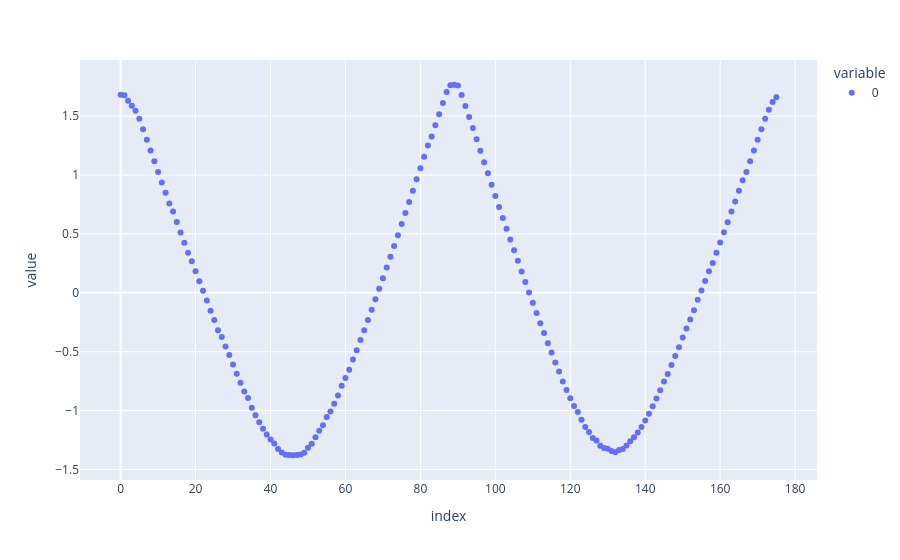

The notebook cell saved with this chart:
### Code cell
import plotly.express as px
px.scatter(ts[0,0]['Data'
])

### Figure 1 — Plotly figure (JSON) as saved in the notebook; plotly's stock layout.template omitted (floating-point values rounded to 4 significant figures; data arrays with more than 128 entries replaced by an {"elided": "..."} marker saying what was removed)
{"data": [{"hovertemplate": "variable=0<br>index=%{x}<br>value=%{y}<extra></extra>", "legendgroup": "0", "marker": {"color": "#636efa", "symbol": "circle"}, "mode": "markers", "name": "0", "orientation": "v", "showlegend": true, "type": "scatter", "x": {"elided": "176 int values"}, "xaxis": "x", "y": {"elided": "176 float values"}, "yaxis": "y"}], "layout": {"legend": {"title": {"text": "variable"}, "tracegroupgap": 0}, "margin": {"t": 60}, "xaxis": {"anchor": "y", "domain": [0, 1], "title": {"text": "index"}}, "yaxis": {"anchor": "x", "domain": [0, 1], "title": {"text": "value"}}}}
